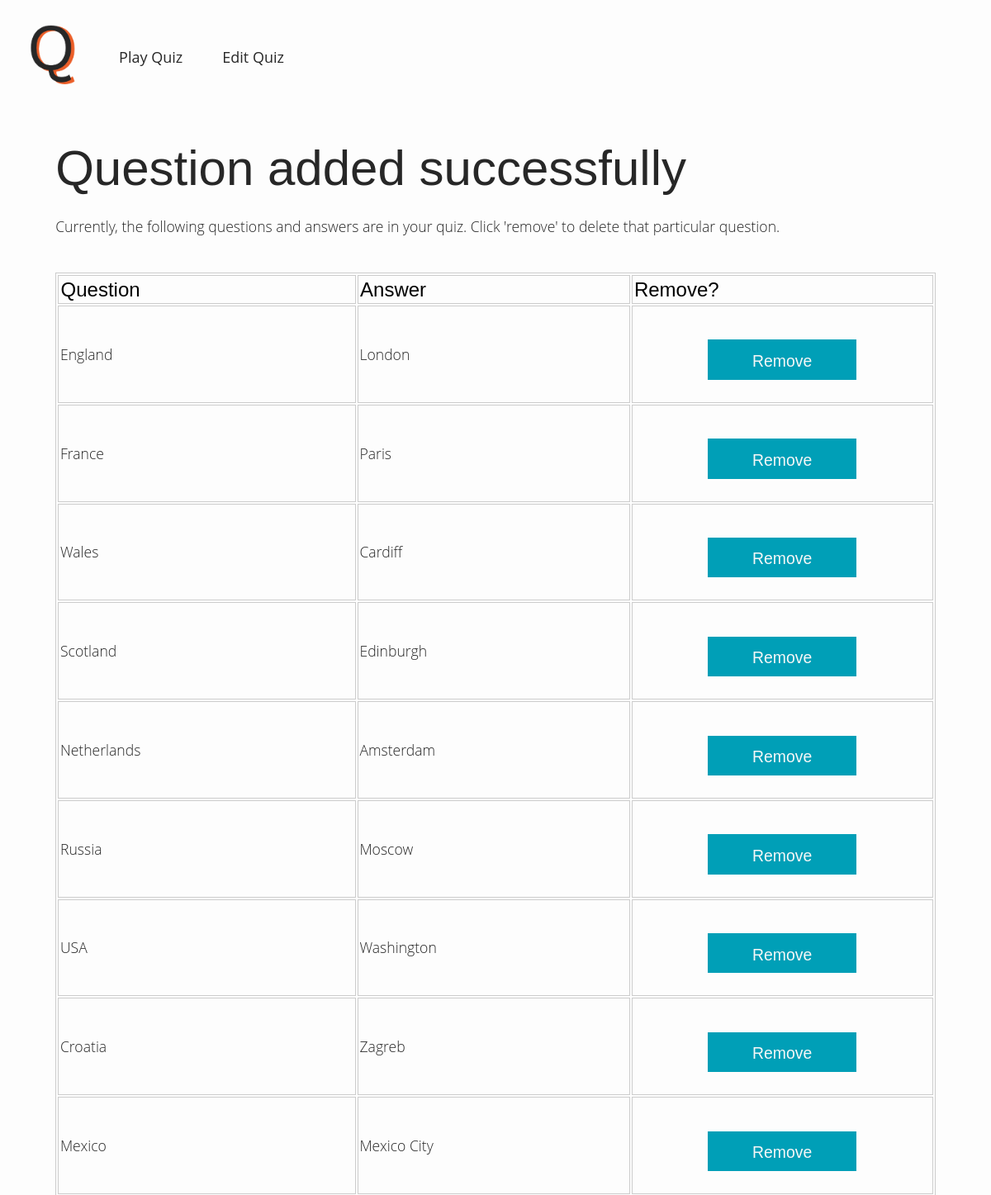
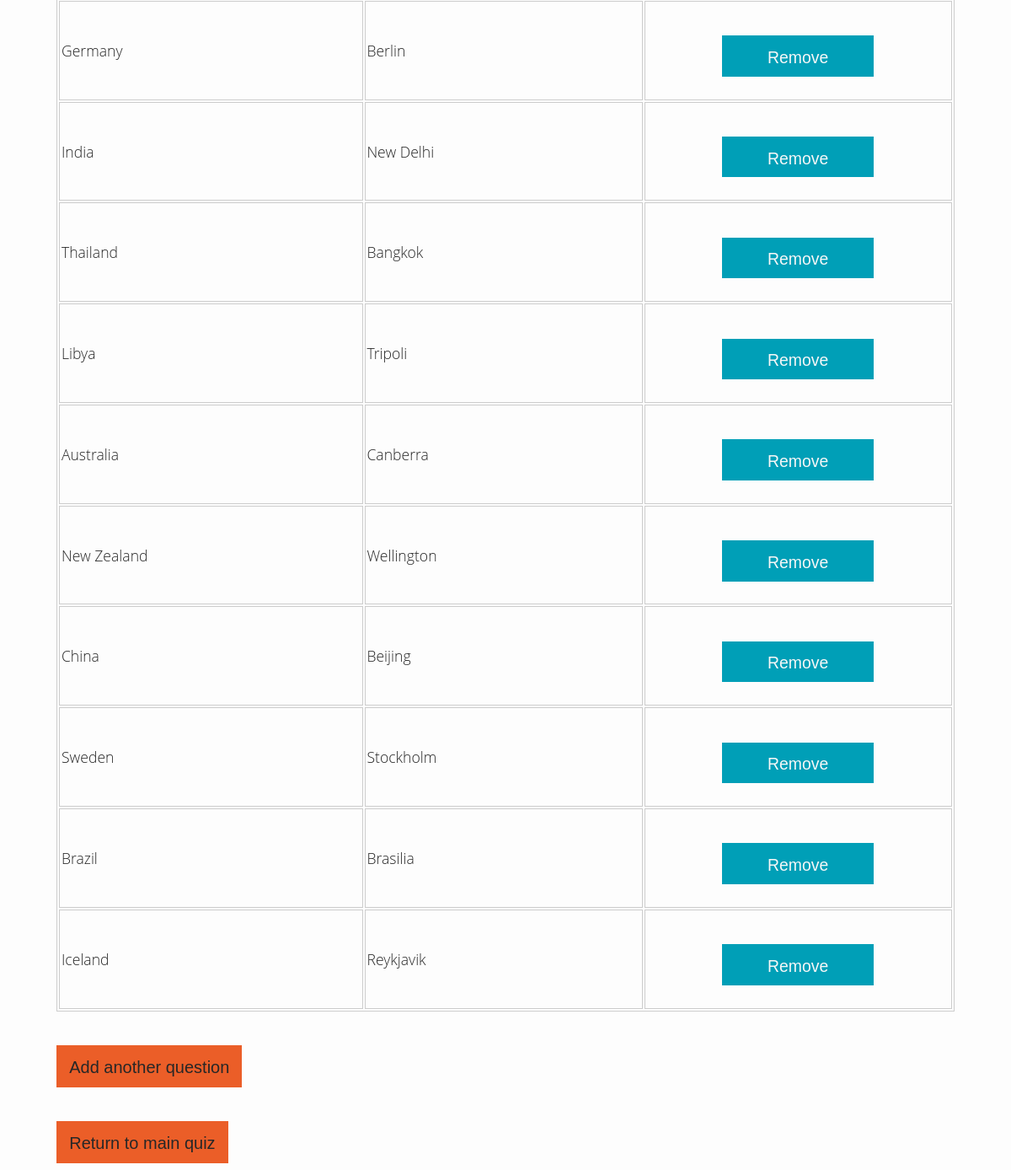
Page /success on the earlier database version (2 pictures, top to bottom).
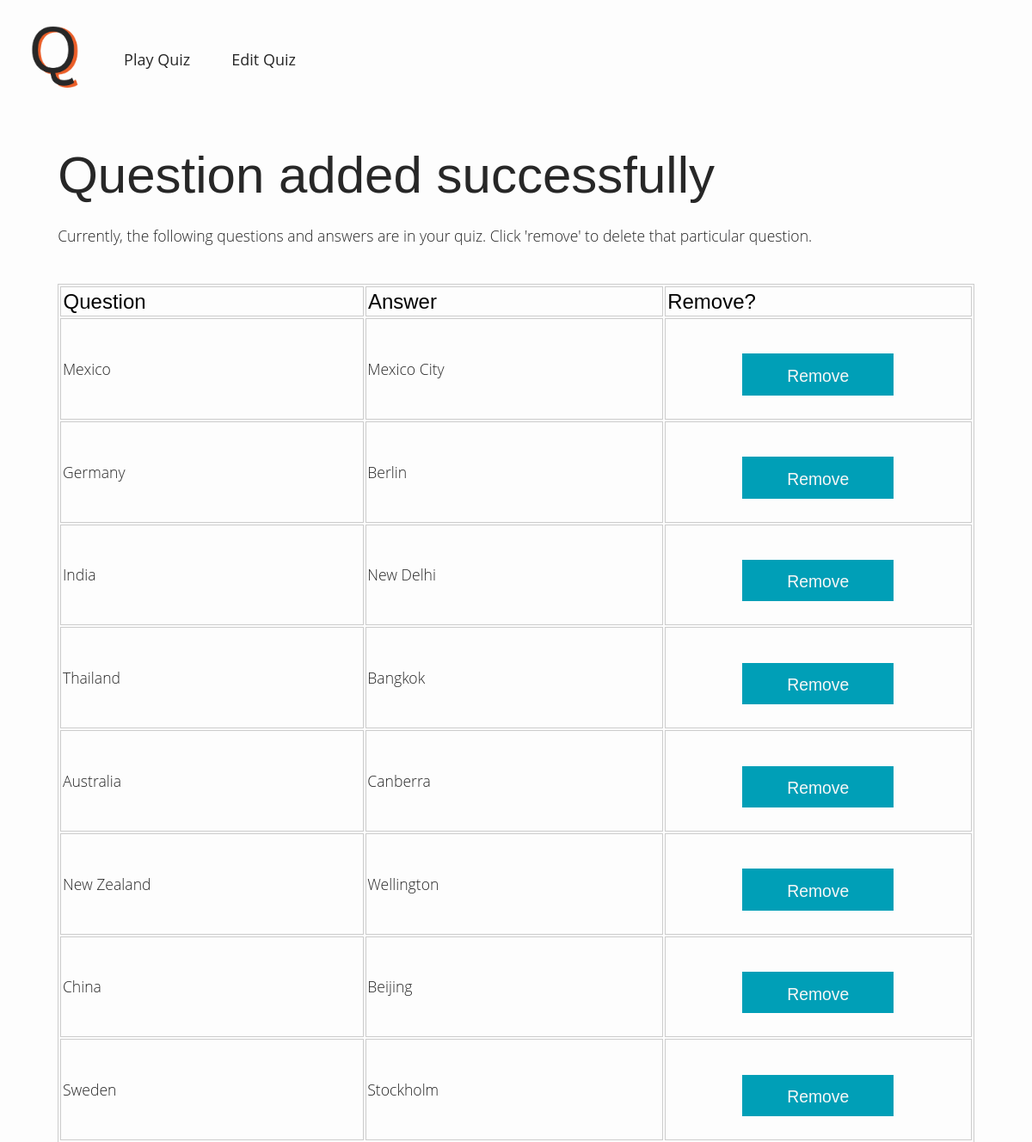
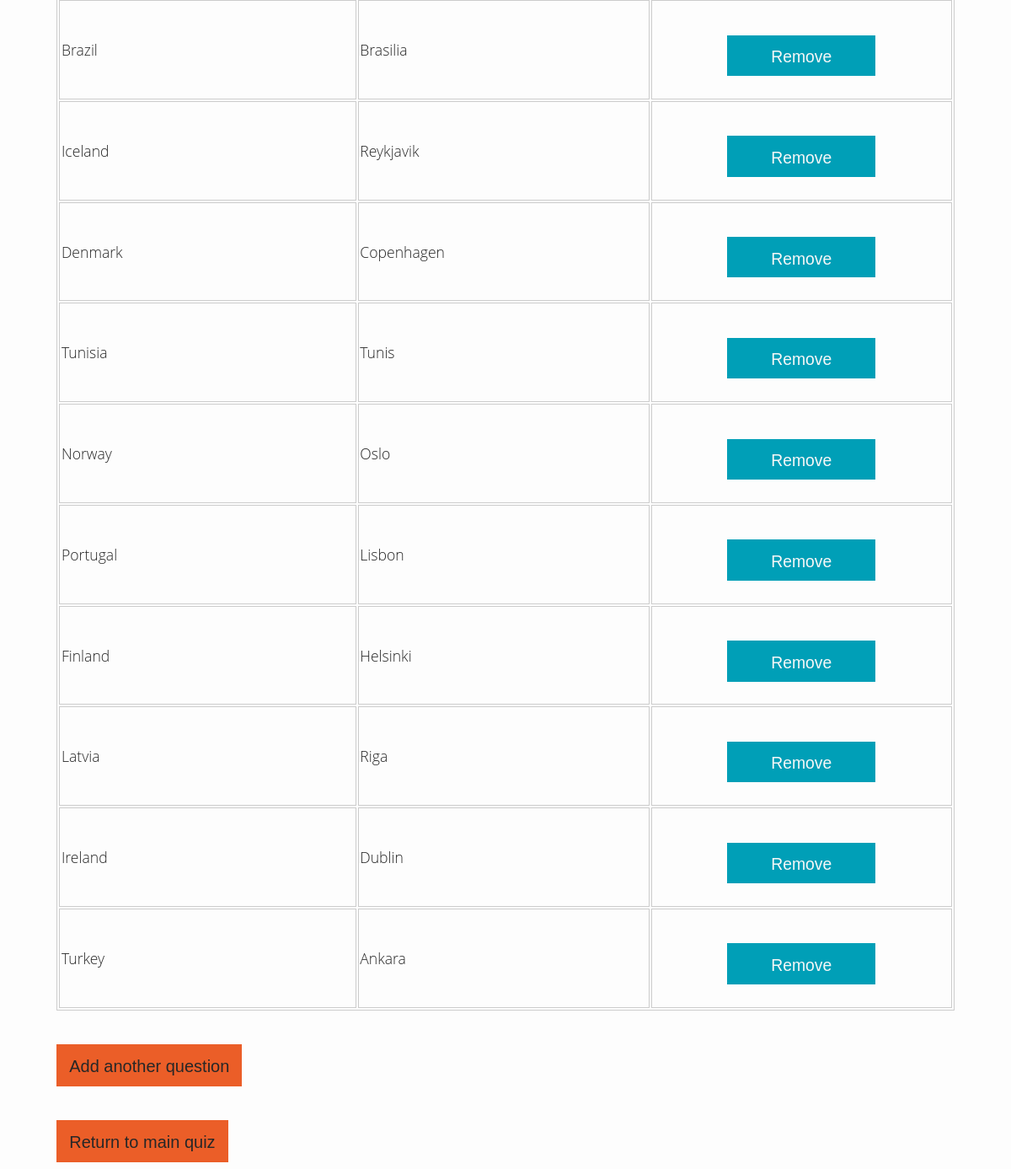
Same page on the later database version (2 pictures, top to bottom).
### app/models.py (models this page shows, shortened)
class Question(db.Model):
    id = db.Column(db.Integer, primary_key=True)
    question = db.Column(db.String(120), index=True, unique=False)
    answer = db.Column(db.String(120), index=True, unique=False)

### app/routes.py (the view)
@app.route("/success", methods=["GET"])
def success():
	questions = Question.query.all()
	return render_template("success.html", questions=questions)

### app/templates/success.html (shortened to what this page needs)
{% extends "base.html" %}
{% block body %}
	<div class="quiz">
		<h1>Question added successfully</h1>
		<p class="tagline">Currently, the following questions and answers are in your quiz. Click 'remove' to delete that particular question.</p>
		<table id="edit-question-table">
			<tr>
				<th>Question</th>
				<th>Answer</th>
				<th>Remove?</th>
			</tr>
			{% for question in questions %}
				<tr>
					<td>{{ question.question }}</td>
					<td>{{ question.answer }}</td>
					<td>
						<form method="POST" action="./delete">
							<div id="remove-question">
								<input type="submit" value="Remove">
							</div>
						</form>
					</td>
				</tr>
			{% endfor %}
		</table>
		<button><a href="/edit">Add another question</a></button><br>
		<button><a href="/">Return to main quiz</a></button><br>
	</div>
{% endblock %}

### app/templates/base.html (shortened to what this page needs)
<!DOCTYPE html>
<html>
<head>
	<link rel="stylesheet" href="{{ url_for('static', filename='css/main.css') }}"/>
</head>
<body>
	<div class="topnav">
		<a href="/"><img src="static/images/logo.png"></a>
		<a class="active" href="/">Play Quiz</a>
		<a href="/edit">Edit Quiz</a>
	</div>
	{% block body %}{% endblock %}
</body>
</html>

### app/static/css/main.css (style rules this page uses)
body { align-items: left; background-color: #FDFDFD; }
h1 { font-family: Work Sans, sans-serif; font-weight: 300; font-size: 3.75em; margin-bottom: 0.4em; color: #272727; }
p { font-family: Open Sans, sans-serif; margin-bottom: 0px; font-size: 1.1em; font-weight: 300; color: #272727; }
a { text-decoration: none; color: #272727; }
input { width: 100%; margin-bottom: 1.3em; }
input[type="submit"], textarea, button { background-color: #EB5E28; border: none; padding: 0.75em; height: 2.5em; margin-top: 2em; font-family: Work Sans, sans-serif; font-weight: 400; font-size: 1.25em; text-decoration: none; color: #272727; }
.quiz { margin-left: 5%; margin-right: 5%; }
.tagline { margin-bottom: 2.5em; }
.topnav { overflow: hidden; display: flex; align-items: center; }
.topnav a { float: left; color: #272727; text-align: center; padding: 18px 24px; text-decoration: none; font-size: 18px; vertical-align: middle; font-family: 'Open Sans'; font-weight: 400; }
.topnav a img { height: auto; width: auto; max-height: 80px; max-width: 160px; }
table { width: 100%; }
th, td { padding: 0.1em; text-align: left; }
th { font-family: Work Sans, sans-serif; font-weight: 500; font-size: 1.5em; }
td { font-family: Open Sans, sans-serif; margin-bottom: 0px; font-size: 1.1em; font-weight: 300; }
#remove-question { width: 50%; margin-left: 25%; }
#remove-question input[type="submit"] { width: 100%; background-color: #009FB7; color: #f7f7f7; font-weight: 300; font-size: 1.1em; }
#edit-question-table, tr, td, th { border: 1px solid #ccc; }
#edit-question-table td { font-family: Open Sans, sans-serif; margin-bottom: 0px; font-size: 1.1em; font-weight: 300; color: #272727; }

Differences in the rows shown:
removed Question: question "England", answer "London"
removed Question: question "France", answer "Paris"
removed Question: question "Wales", answer "Cardiff"
removed Question: question "Scotland", answer "Edinburgh"
removed Question: question "Netherlands", answer "Amsterdam"
removed Question: question "Russia", answer "Moscow"
removed Question: question "USA", answer "Washington"
removed Question: question "Croatia", answer "Zagreb"
removed Question: question "Libya", answer "Tripoli"
added Question: question "Denmark", answer "Copenhagen"
added Question: question "Tunisia", answer "Tunis"
added Question: question "Norway", answer "Oslo"
added Question: question "Portugal", answer "Lisbon"
added Question: question "Finland", answer "Helsinki"
added Question: question "Latvia", answer "Riga"
added Question: question "Ireland", answer "Dublin"
added Question: question "Turkey", answer "Ankara"
